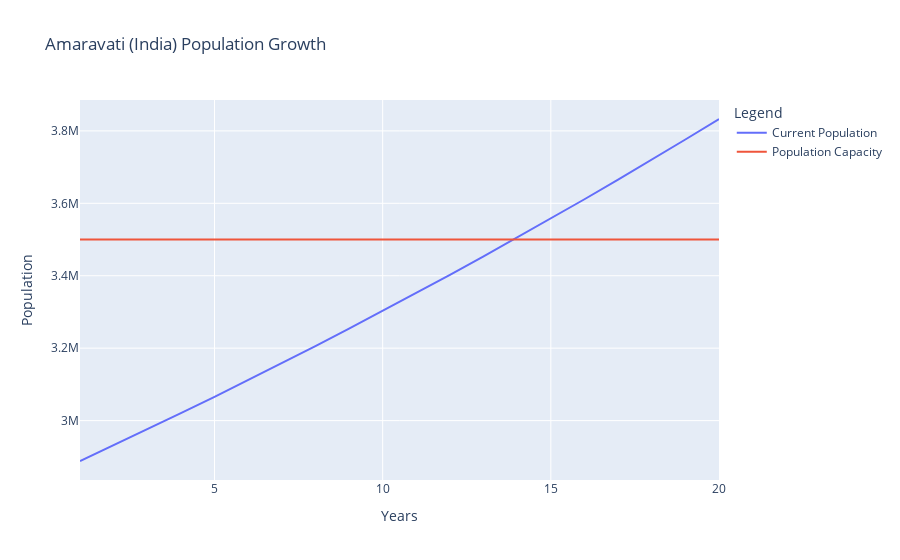

This figure's notebook cell:
### Code cell
import plotly.graph_objects as go

# Parameters
current_population = 2888445
capacity = 3500000
years = 20

# set birth and death rates
birth_rate = 0.02
death_rate = 0.005

# Lists to hold year numbers and corresponding population values
years_list = list(range(1, years+1))
populations = [current_population]

# logistic growth model
for year in years_list[1:]:
    birth = birth_rate * current_population
    death = death_rate * current_population
    current_population += birth - death
    populations.append(current_population)

# check if the population has surpassed the capacity
if populations[-1] >= capacity:
    print(f"The city of Amaravati, in India, has a current population of 2,888,445 as of 2011. With a hypothetical birth rate of {birth_rate:.2%} and a death rate of {death_rate:.2%}, the population capacity of the city of Amaravati (3,500,000) will be surpassed in about {years_list[populations.index(next(pop for pop in populations if pop >= capacity))]} years, counting from 2011.")
else:
    print(f"With a birth rate of {birth_rate:.2%} and a death rate of {death_rate:.2%}, the city's capacity will not be surpassed within {years} years.")

# Create the figure
fig = go.Figure()

# Add the population line
fig.add_trace(go.Scatter(x=years_list, y=populations, mode='lines', name='Current Population'))

# Add the capacity line
fig.add_trace(go.Scatter(x=years_list, y=[capacity]*len(years_list), mode='lines', name='Population Capacity'))

# Set the layout
fig.update_layout(
    title="Amaravati (India) Population Growth",
    xaxis_title="Years",
    yaxis_title="Population", 
    legend_title="Legend",
)

# Show the figure
fig.show()

### Figure 1 — Plotly figure (JSON) as saved in the notebook; plotly's stock layout.template omitted (floating-point values rounded to 4 significant figures)
{"data": [{"mode": "lines", "name": "Current Population", "type": "scatter", "x": [1, 2, 3, 4, 5, 6, 7, 8, 9, 10, 11, 12, 13, 14, 15, 16, 17, 18, 19, 20], "y": [2888445, 2932000.0, 2976000.0, 3020000.0, 3066000.0, 3112000.0, 3158000.0, 3206000.0, 3254000.0, 3303000.0, 3352000.0, 3402000.0, 3453000.0, 3505000.0, 3558000.0, 3611000.0, 3665000.0, 3720000.0, 3776000.0, 3833000.0]}, {"mode": "lines", "name": "Population Capacity", "type": "scatter", "x": [1, 2, 3, 4, 5, 6, 7, 8, 9, 10, 11, 12, 13, 14, 15, 16, 17, 18, 19, 20], "y": [3500000, 3500000, 3500000, 3500000, 3500000, 3500000, 3500000, 3500000, 3500000, 3500000, 3500000, 3500000, 3500000, 3500000, 3500000, 3500000, 3500000, 3500000, 3500000, 3500000]}], "layout": {"legend": {"title": {"text": "Legend"}}, "title": {"text": "Amaravati (India) Population Growth"}, "xaxis": {"title": {"text": "Years"}}, "yaxis": {"title": {"text": "Population"}}}}
